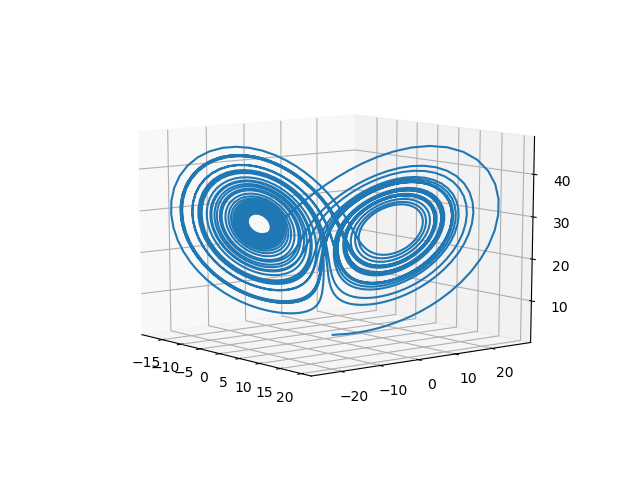

The script that drew this image:
import numpy as np
import matplotlib.pyplot as plt
from scipy.integrate import odeint
from mpl_toolkits.mplot3d import Axes3D

rho = 28.0
sigma = 10.0
beta = 8.0/3.0

def butterfly_func(state, t):
    x, y, z = state
    return sigma * (y - x), x * (rho - z) - y, x * y - beta * z


state0 = [1.0, 1.0, 1.0]
t = np.arange(0.0, 40.0, 0.01)
states = odeint(butterfly_func, state0, t)

fig = plt.figure()
ax = fig.gca(projection="3d")
ax.plot(states[:,0], states[:,1], states[:,2])
plt.draw()
plt.show()
#plt.savefig('butterfly')
